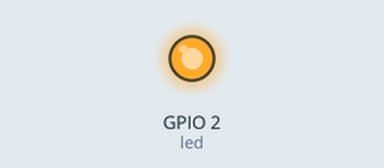
This sketch was run on a simulated ESP32. On the bench: output pins drawn as LEDs (lit = HIGH). WiFi joins after 1.5 s; servers stay silent unless stated; what the sketch prints to the serial monitor is not drawn.

Above: at 2.5 s.
At 4.5 s:
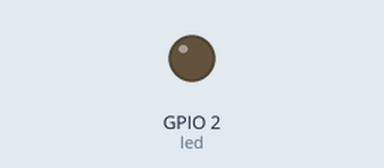
Timing chart, 0 to 6.7 s (numbered marks = the images above):
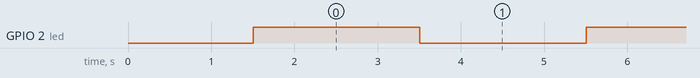

The sketch:

sketch_pratica03_esp32-wifi.ino
```cpp
#include <WiFi.h>

const char* wifi_ssid = "Heitor-S20-FE";
const char* wifi_password = "heitor123";
int wifi_timeout = 200000;

int led = 2;

void conecteWiFi(){
  WiFi.mode(WIFI_STA); //"station mode": permite o ESP32 ser um cliente da rede WiFi
  WiFi.begin(wifi_ssid, wifi_password);
  Serial.print("Conectando à rede WiFi .. ");

  unsigned long startTime = millis();

  while(WiFi.status() != WL_CONNECTED && (millis() - startTime < wifi_timeout)){
    Serial.print(".");
    delay(100);
  }
  Serial.println();

  if(WiFi.status() != WL_CONNECTED){
    Serial.println("Falhou!");
  } else{
    Serial.print("Conectado com o IP: ");
    Serial.println(WiFi.localIP());
  }
}

void setup() {
  Serial.begin(115200);
  pinMode(led, OUTPUT);
  conecteWiFi();
}

void loop() {
  digitalWrite(led, HIGH);
  delay(2000);
  digitalWrite(led, LOW);
  delay(2000);
}
```

Measured:
- by itself, GPIO 2 (led): alternates HIGH for 2.0 s and LOW for 2.0 s
